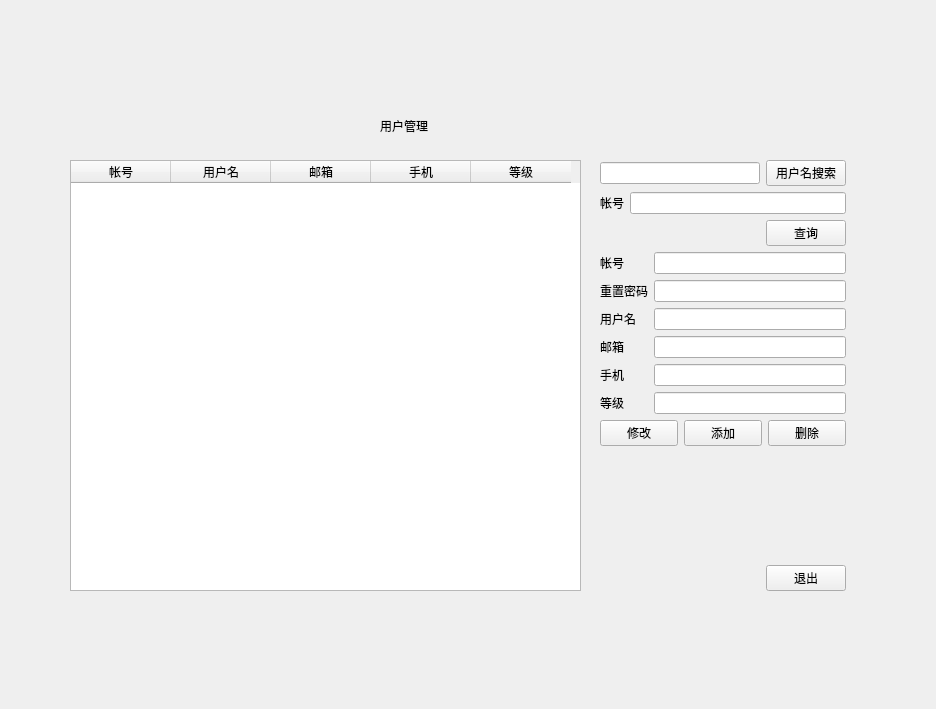
<?xml version="1.0" encoding="UTF-8"?>
<ui version="4.0">
 <class>user_information</class>
 <widget class="QMainWindow" name="user_information">
  <property name="geometry">
   <rect>
    <x>0</x>
    <y>0</y>
    <width>936</width>
    <height>709</height>
   </rect>
  </property>
  <property name="windowTitle">
   <string>MainWindow</string>
  </property>
  <widget class="QWidget" name="centralwidget">
   <widget class="QWidget" name="gridLayoutWidget">
    <property name="geometry">
     <rect>
      <x>600</x>
      <y>160</y>
      <width>246</width>
      <height>431</height>
     </rect>
    </property>
    <layout class="QGridLayout" name="gridLayout_2">
     <item row="13" column="0" colspan="2">
      <layout class="QHBoxLayout" name="horizontalLayout_5">
       <item>
        <spacer name="horizontalSpacer_2">
         <property name="orientation">
          <enum>Qt::Horizontal</enum>
         </property>
         <property name="sizeHint" stdset="0">
          <size>
           <width>40</width>
           <height>20</height>
          </size>
         </property>
        </spacer>
       </item>
       <item>
        <widget class="QPushButton" name="exit_but">
         <property name="text">
          <string>退出</string>
         </property>
        </widget>
       </item>
      </layout>
     </item>
     <item row="10" column="0" colspan="2">
      <layout class="QHBoxLayout" name="horizontalLayout">
       <item>
        <widget class="QPushButton" name="modify_but">
         <property name="text">
          <string>修改</string>
         </property>
        </widget>
       </item>
       <item>
        <widget class="QPushButton" name="insert_but">
         <property name="text">
          <string>添加</string>
         </property>
        </widget>
       </item>
       <item>
        <widget class="QPushButton" name="delete_but">
         <property name="text">
          <string>删除</string>
         </property>
        </widget>
       </item>
      </layout>
     </item>
     <item row="8" column="1">
      <widget class="QLineEdit" name="phone_edit"/>
     </item>
     <item row="4" column="0">
      <widget class="QLabel" name="label">
       <property name="text">
        <string>帐号</string>
       </property>
      </widget>
     </item>
     <item row="0" column="0" colspan="2">
      <layout class="QHBoxLayout" name="horizontalLayout_2">
       <item>
        <widget class="QLineEdit" name="search_edit"/>
       </item>
       <item>
        <widget class="QPushButton" name="search_but">
         <property name="text">
          <string>用户名搜索</string>
         </property>
        </widget>
       </item>
      </layout>
     </item>
     <item row="5" column="0">
      <widget class="QLabel" name="label_2">
       <property name="text">
        <string>重置密码</string>
       </property>
      </widget>
     </item>
     <item row="12" column="0" colspan="2">
      <layout class="QHBoxLayout" name="horizontalLayout_4"/>
     </item>
     <item row="7" column="0">
      <widget class="QLabel" name="label_7">
       <property name="text">
        <string>邮箱</string>
       </property>
      </widget>
     </item>
     <item row="9" column="1">
      <widget class="QLineEdit" name="level_edit"/>
     </item>
     <item row="3" column="1">
      <layout class="QHBoxLayout" name="horizontalLayout_6">
       <item>
        <spacer name="horizontalSpacer">
         <property name="orientation">
          <enum>Qt::Horizontal</enum>
         </property>
         <property name="sizeHint" stdset="0">
          <size>
           <width>40</width>
           <height>20</height>
          </size>
         </property>
        </spacer>
       </item>
       <item>
        <widget class="QPushButton" name="search_id_but">
         <property name="text">
          <string>查询</string>
         </property>
        </widget>
       </item>
      </layout>
     </item>
     <item row="5" column="1">
      <widget class="QLineEdit" name="key_edit"/>
     </item>
     <item row="4" column="1">
      <widget class="QLineEdit" name="id_edit"/>
     </item>
     <item row="8" column="0">
      <widget class="QLabel" name="label_8">
       <property name="text">
        <string>手机</string>
       </property>
      </widget>
     </item>
     <item row="6" column="1">
      <widget class="QLineEdit" name="name_edit"/>
     </item>
     <item row="11" column="0">
      <spacer name="verticalSpacer">
       <property name="orientation">
        <enum>Qt::Vertical</enum>
       </property>
       <property name="sizeHint" stdset="0">
        <size>
         <width>20</width>
         <height>40</height>
        </size>
       </property>
      </spacer>
     </item>
     <item row="9" column="0">
      <widget class="QLabel" name="label_5">
       <property name="text">
        <string>等级</string>
       </property>
      </widget>
     </item>
     <item row="1" column="0" colspan="2">
      <layout class="QHBoxLayout" name="horizontalLayout_3">
       <item>
        <widget class="QLabel" name="label_4">
         <property name="text">
          <string>帐号</string>
         </property>
        </widget>
       </item>
       <item>
        <widget class="QLineEdit" name="search_id_edit"/>
       </item>
      </layout>
     </item>
     <item row="6" column="0">
      <widget class="QLabel" name="label_6">
       <property name="text">
        <string>用户名</string>
       </property>
      </widget>
     </item>
     <item row="7" column="1">
      <widget class="QLineEdit" name="email_edit"/>
     </item>
    </layout>
   </widget>
   <widget class="QTableWidget" name="user_table">
    <property name="geometry">
     <rect>
      <x>70</x>
      <y>160</y>
      <width>511</width>
      <height>431</height>
     </rect>
    </property>
    <column>
     <property name="text">
      <string>帐号</string>
     </property>
    </column>
    <column>
     <property name="text">
      <string>用户名</string>
     </property>
    </column>
    <column>
     <property name="text">
      <string>邮箱</string>
     </property>
    </column>
    <column>
     <property name="text">
      <string>手机</string>
     </property>
    </column>
    <column>
     <property name="text">
      <string>等级</string>
     </property>
    </column>
   </widget>
   <widget class="QLabel" name="label_3">
    <property name="geometry">
     <rect>
      <x>50</x>
      <y>80</y>
      <width>821</width>
      <height>541</height>
     </rect>
    </property>
    <property name="styleSheet">
     <string notr="true">border-image: url(:/new/prefix1/picture/框Big.png);</string>
    </property>
    <property name="text">
     <string/>
    </property>
   </widget>
   <widget class="QLabel" name="label_12">
    <property name="geometry">
     <rect>
      <x>380</x>
      <y>100</y>
      <width>161</width>
      <height>51</height>
     </rect>
    </property>
    <property name="styleSheet">
     <string notr="true">font: 75 28pt &quot;微软雅黑&quot;;</string>
    </property>
    <property name="text">
     <string>用户管理</string>
    </property>
   </widget>
   <widget class="QLabel" name="label_9">
    <property name="geometry">
     <rect>
      <x>30</x>
      <y>60</y>
      <width>91</width>
      <height>131</height>
     </rect>
    </property>
    <property name="styleSheet">
     <string notr="true">border-image: url(:/new/prefix1/picture/33.png);</string>
    </property>
    <property name="text">
     <string/>
    </property>
   </widget>
   <widget class="QLabel" name="label_10">
    <property name="geometry">
     <rect>
      <x>790</x>
      <y>40</y>
      <width>111</width>
      <height>121</height>
     </rect>
    </property>
    <property name="styleSheet">
     <string notr="true">border-image: url(:/new/prefix1/picture/22.png);</string>
    </property>
    <property name="text">
     <string/>
    </property>
   </widget>
   <zorder>label_3</zorder>
   <zorder>gridLayoutWidget</zorder>
   <zorder>user_table</zorder>
   <zorder>label_12</zorder>
   <zorder>label_9</zorder>
   <zorder>label_10</zorder>
  </widget>
 </widget>
 <resources/>
 <connections/>
</ui>
